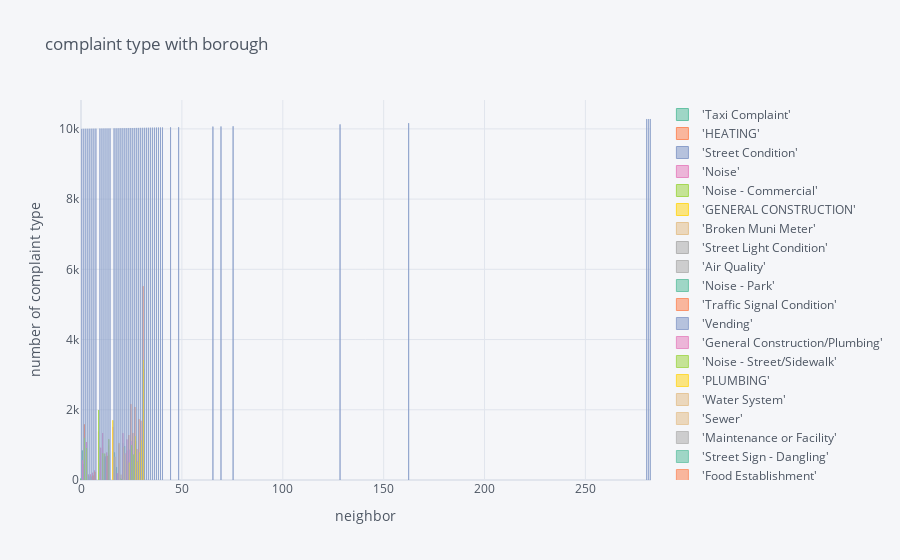

Write notebook code for a chart like this one.
### Code cell
new_df.iplot(kind='bar', xTitle='neighbor', yTitle='number of complaint type',    title='complaint type with borough', colorscale='set2')

### Figure 1 — Plotly figure (JSON) as saved in the notebook; plotly's stock layout.template omitted (floating-point values rounded to 4 significant figures)
{"data": [{"marker": {"color": "rgba(102, 194, 165, 0.6)", "line": {"color": "rgba(102, 194, 165, 1.0)", "width": 1}}, "name": "'Taxi Complaint'", "orientation": "v", "text": "", "type": "bar", "x": [0, 1, 2, 3, 4, 5, 6, 7, 9, 10, 11, 12, 13, 14, 16, 17, 18, 19, 20, 21, 22, 23, 24, 25, 26, 27, 28, 29, 30, 31, 32, 33, 34, 35, 36, 37, 38, 39, 40, 44, 48, 65, 69, 75, 128, 162, 280, 281, 282], "y": [" 41", " 840", "", "", "", "", " 88", "", "", " 476", "", "", "", "", " 823", " 784", " 366", " 971", " 46", " 1052", " 964", " 535", "", "", "", "", "", "", "", "", "", "", "", "", "", "", "", "", "", "", "", "", "", "", "", "", "", "", ""]}, {"marker": {"color": "rgba(252, 141, 98, 0.6)", "line": {"color": "rgba(252, 141, 98, 1.0)", "width": 1}}, "name": "'HEATING'", "orientation": "v", "text": "", "type": "bar", "x": [0, 1, 2, 3, 4, 5, 6, 7, 9, 10, 11, 12, 13, 14, 16, 17, 18, 19, 20, 21, 22, 23, 24, 25, 26, 27, 28, 29, 30, 31, 32, 33, 34, 35, 36, 37, 38, 39, 40, 44, 48, 65, 69, 75, 128, 162, 280, 281, 282], "y": ["", "", " 1583", " 1075", "", "", "", "", " 1380", " 677", " 928", "", " 538", " 982", "", "", "", "", "", "", "", " 842", " 1281", " 2162", " 1339", " 2080", " 880", " 1733", " 1687", " 5522", "", "", "", "", "", "", "", "", "", "", "", "", "", "", "", "", "", "", ""]}, {"marker": {"color": "rgba(141, 160, 203, 0.6)", "line": {"color": "rgba(141, 160, 203, 1.0)", "width": 1}}, "name": "'Street Condition'", "orientation": "v", "text": "", "type": "bar", "x": [0, 1, 2, 3, 4, 5, 6, 7, 9, 10, 11, 12, 13, 14, 16, 17, 18, 19, 20, 21, 22, 23, 24, 25, 26, 27, 28, 29, 30, 31, 32, 33, 34, 35, 36, 37, 38, 39, 40, 44, 48, 65, 69, 75, 128, 162, 280, 281, 282], "y": ["", "", "", "", " 150", " 105", "", " 234", "", "", "", "", "", "", "", " 320", " 179", "", "", "", "", "", "", "", "", "", "", "", "", "", "", "", "", "", "", "", "", "", "", "", "", "", "", "", "", "", "", "", ""]}, {"marker": {"color": "rgba(231, 138, 195, 0.6)", "line": {"color": "rgba(231, 138, 195, 1.0)", "width": 1}}, "name": "'Noise'", "orientation": "v", "text": "", "type": "bar", "x": [0, 1, 2, 3, 4, 5, 6, 7, 9, 10, 11, 12, 13, 14, 16, 17, 18, 19, 20, 21, 22, 23, 24, 25, 26, 27, 28, 29, 30, 31, 32, 33, 34, 35, 36, 37, 38, 39, 40, 44, 48, 65, 69, 75, 128, 162, 280, 281, 282], "y": ["", " 557", " 820", " 1071", " 144", " 157", " 206", " 269", " 956", " 918", " 1337", " 618", " 783", " 719", " 1510", "", "", " 1010", "", " 1335", " 761", " 1156", " 866", " 1109", "", "", " 533", "", "", "", "", "", "", "", "", "", "", "", "", "", "", "", "", "", "", "", "", "", ""]}, {"marker": {"color": "rgba(166, 216, 84, 0.6)", "line": {"color": "rgba(166, 216, 84, 1.0)", "width": 1}}, "name": "'Noise - Commercial'", "orientation": "v", "text": "", "type": "bar", "x": [0, 1, 2, 3, 4, 5, 6, 7, 9, 10, 11, 12, 13, 14, 16, 17, 18, 19, 20, 21, 22, 23, 24, 25, 26, 27, 28, 29, 30, 31, 32, 33, 34, 35, 36, 37, 38, 39, 40, 44, 48, 65, 69, 75, 128, 162, 280, 281, 282], "y": ["", "", " 1198", " 906", "", "", "", "", " 1993", "", " 759", " 751", "", " 1161", "", "", "", "", "", "", "", "", "", "", "", "", "", "", "", "", "", "", "", "", "", "", "", "", "", "", "", "", "", "", "", "", "", "", ""]}, {"marker": {"color": "rgba(255, 217, 47, 0.6)", "line": {"color": "rgba(255, 217, 47, 1.0)", "width": 1}}, "name": "'GENERAL CONSTRUCTION'", "orientation": "v", "text": "", "type": "bar", "x": [0, 1, 2, 3, 4, 5, 6, 7, 9, 10, 11, 12, 13, 14, 16, 17, 18, 19, 20, 21, 22, 23, 24, 25, 26, 27, 28, 29, 30, 31, 32, 33, 34, 35, 36, 37, 38, 39, 40, 44, 48, 65, 69, 75, 128, 162, 280, 281, 282], "y": ["", "", "", "", "", "", "", "", "", "", "", "", "", "", " 1700", "", "", "", "", "", "", "", " 495", "", " 704", " 1245", " 518", " 784", " 1129", " 3414", "", "", "", "", "", "", "", "", "", "", "", "", "", "", "", "", "", "", ""]}, {"marker": {"color": "rgba(229, 196, 148, 0.6)", "line": {"color": "rgba(229, 196, 148, 1.0)", "width": 1}}, "name": "'Broken Muni Meter'", "orientation": "v", "text": "", "type": "bar", "x": [0, 1, 2, 3, 4, 5, 6, 7, 9, 10, 11, 12, 13, 14, 16, 17, 18, 19, 20, 21, 22, 23, 24, 25, 26, 27, 28, 29, 30, 31, 32, 33, 34, 35, 36, 37, 38, 39, 40, 44, 48, 65, 69, 75, 128, 162, 280, 281, 282], "y": ["", "", "", "", "", "", "", "", "", "", "", "", "", "", "", " 661", "", " 1055", " 152", "", " 717", "", "", "", "", "", "", "", "", "", "", "", "", "", "", "", "", "", "", "", "", "", "", "", "", "", "", "", ""]}, {"marker": {"color": "rgba(179, 179, 179, 0.6)", "line": {"color": "rgba(179, 179, 179, 1.0)", "width": 1}}, "name": "'Street Light Condition'", "orientation": "v", "text": "", "type": "bar", "x": [0, 1, 2, 3, 4, 5, 6, 7, 9, 10, 11, 12, 13, 14, 16, 17, 18, 19, 20, 21, 22, 23, 24, 25, 26, 27, 28, 29, 30, 31, 32, 33, 34, 35, 36, 37, 38, 39, 40, 44, 48, 65, 69, 75, 128, 162, 280, 281, 282], "y": ["", "", "", "", " 100", " 99", "", "", "", "", "", "", "", "", "", "", "", "", "", "", "", "", "", "", "", "", "", "", "", "", "", "", "", "", "", "", "", "", "", "", "", "", "", "", "", "", "", "", ""]}, {"marker": {"color": "rgba(179, 179, 179, 0.6)", "line": {"color": "rgba(179, 179, 179, 0.8999999999999999)", "width": 1}}, "name": "'Air Quality'", "orientation": "v", "text": "", "type": "bar", "x": [0, 1, 2, 3, 4, 5, 6, 7, 9, 10, 11, 12, 13, 14, 16, 17, 18, 19, 20, 21, 22, 23, 24, 25, 26, 27, 28, 29, 30, 31, 32, 33, 34, 35, 36, 37, 38, 39, 40, 44, 48, 65, 69, 75, 128, 162, 280, 281, 282], "y": ["", "", "", "", "", "", "", "", "", "", "", "", "", "", "", "", "", "", "", "", "", "", "", "", "", "", "", "", "", "", "", "", "", "", "", "", "", "", "", "", "", "", "", "", "", "", "", "", ""]}, {"marker": {"color": "rgba(102, 194, 165, 0.6)", "line": {"color": "rgba(102, 194, 165, 0.8999999999999999)", "width": 1}}, "name": "'Noise - Park'", "orientation": "v", "text": "", "type": "bar", "x": [0, 1, 2, 3, 4, 5, 6, 7, 9, 10, 11, 12, 13, 14, 16, 17, 18, 19, 20, 21, 22, 23, 24, 25, 26, 27, 28, 29, 30, 31, 32, 33, 34, 35, 36, 37, 38, 39, 40, 44, 48, 65, 69, 75, 128, 162, 280, 281, 282], "y": [" 26", "", "", "", "", "", "", "", "", "", "", "", "", "", "", "", "", "", "", "", "", "", "", "", "", "", "", "", "", "", "", "", "", "", "", "", "", "", "", "", "", "", "", "", "", "", "", "", ""]}, {"marker": {"color": "rgba(252, 141, 98, 0.6)", "line": {"color": "rgba(252, 141, 98, 0.8999999999999999)", "width": 1}}, "name": "'Traffic Signal Condition'", "orientation": "v", "text": "", "type": "bar", "x": [0, 1, 2, 3, 4, 5, 6, 7, 9, 10, 11, 12, 13, 14, 16, 17, 18, 19, 20, 21, 22, 23, 24, 25, 26, 27, 28, 29, 30, 31, 32, 33, 34, 35, 36, 37, 38, 39, 40, 44, 48, 65, 69, 75, 128, 162, 280, 281, 282], "y": ["", "", "", "", "", "", " 128", " 225", "", "", "", "", " 686", "", "", "", "", "", "", "", "", "", "", "", "", "", "", "", "", "", "", "", "", "", "", "", "", "", "", "", "", "", "", "", "", "", "", "", ""]}, {"marker": {"color": "rgba(141, 160, 203, 0.6)", "line": {"color": "rgba(141, 160, 203, 0.8999999999999999)", "width": 1}}, "name": "'Vending'", "orientation": "v", "text": "", "type": "bar", "x": [0, 1, 2, 3, 4, 5, 6, 7, 9, 10, 11, 12, 13, 14, 16, 17, 18, 19, 20, 21, 22, 23, 24, 25, 26, 27, 28, 29, 30, 31, 32, 33, 34, 35, 36, 37, 38, 39, 40, 44, 48, 65, 69, 75, 128, 162, 280, 281, 282], "y": ["", "", "", "", "", "", "", "", "", "", "", " 671", "", "", "", "", "", "", "", "", "", "", "", "", "", "", "", "", "", "", "", "", "", "", "", "", "", "", "", "", "", "", "", "", "", "", "", "", ""]}, {"marker": {"color": "rgba(231, 138, 195, 0.6)", "line": {"color": "rgba(231, 138, 195, 0.8999999999999999)", "width": 1}}, "name": "'General Construction/Plumbing'", "orientation": "v", "text": "", "type": "bar", "x": [0, 1, 2, 3, 4, 5, 6, 7, 9, 10, 11, 12, 13, 14, 16, 17, 18, 19, 20, 21, 22, 23, 24, 25, 26, 27, 28, 29, 30, 31, 32, 33, 34, 35, 36, 37, 38, 39, 40, 44, 48, 65, 69, 75, 128, 162, 280, 281, 282], "y": ["", " 452", "", "", "", "", "", "", "", "", "", "", "", "", "", "", " 189", "", "", "", "", "", "", "", "", "", "", "", "", "", "", "", "", "", "", "", "", "", "", "", "", "", "", "", "", "", "", "", ""]}, {"marker": {"color": "rgba(166, 216, 84, 0.6)", "line": {"color": "rgba(166, 216, 84, 0.8999999999999999)", "width": 1}}, "name": "'Noise - Street/Sidewalk'", "orientation": "v", "text": "", "type": "bar", "x": [0, 1, 2, 3, 4, 5, 6, 7, 9, 10, 11, 12, 13, 14, 16, 17, 18, 19, 20, 21, 22, 23, 24, 25, 26, 27, 28, 29, 30, 31, 32, 33, 34, 35, 36, 37, 38, 39, 40, 44, 48, 65, 69, 75, 128, 162, 280, 281, 282], "y": [" 22", "", "", "", "", "", "", "", "", "", "", "", "", "", "", "", "", "", " 27", "", "", "", "", " 989", " 725", "", "", "", "", "", "", "", "", "", "", "", "", "", "", "", "", "", "", "", "", "", "", "", ""]}, {"marker": {"color": "rgba(255, 217, 47, 0.6)", "line": {"color": "rgba(255, 217, 47, 0.8999999999999999)", "width": 1}}, "name": "'PLUMBING'", "orientation": "v", "text": "", "type": "bar", "x": [0, 1, 2, 3, 4, 5, 6, 7, 9, 10, 11, 12, 13, 14, 16, 17, 18, 19, 20, 21, 22, 23, 24, 25, 26, 27, 28, 29, 30, 31, 32, 33, 34, 35, 36, 37, 38, 39, 40, 44, 48, 65, 69, 75, 128, 162, 280, 281, 282], "y": ["", "", "", "", "", "", "", "", "", "", "", "", "", "", "", "", "", "", "", "", "", "", "", "", "", " 1103", "", " 741", " 989", " 3168", "", "", "", "", "", "", "", "", "", "", "", "", "", "", "", "", "", "", ""]}, {"marker": {"color": "rgba(229, 196, 148, 0.6)", "line": {"color": "rgba(229, 196, 148, 0.8999999999999999)", "width": 1}}, "name": "'Water System'", "orientation": "v", "text": "", "type": "bar", "x": [0, 1, 2, 3, 4, 5, 6, 7, 9, 10, 11, 12, 13, 14, 16, 17, 18, 19, 20, 21, 22, 23, 24, 25, 26, 27, 28, 29, 30, 31, 32, 33, 34, 35, 36, 37, 38, 39, 40, 44, 48, 65, 69, 75, 128, 162, 280, 281, 282], "y": ["", "", "", "", "", "", "", "", "", "", "", "", "", "", "", "", "", "", "", "", "", "", "", "", "", "", "", "", "", "", "", "", "", "", "", "", "", "", "", "", "", "", "", "", "", "", "", "", ""]}, {"marker": {"color": "rgba(229, 196, 148, 0.6)", "line": {"color": "rgba(229, 196, 148, 0.7999999999999998)", "width": 1}}, "name": "'Sewer'", "orientation": "v", "text": "", "type": "bar", "x": [0, 1, 2, 3, 4, 5, 6, 7, 9, 10, 11, 12, 13, 14, 16, 17, 18, 19, 20, 21, 22, 23, 24, 25, 26, 27, 28, 29, 30, 31, 32, 33, 34, 35, 36, 37, 38, 39, 40, 44, 48, 65, 69, 75, 128, 162, 280, 281, 282], "y": ["", "", "", "", "", "", "", "", "", "", "", "", "", "", "", "", "", "", "", " 934", "", "", "", "", "", "", "", "", "", "", "", "", "", "", "", "", "", "", "", "", "", "", "", "", "", "", "", "", ""]}, {"marker": {"color": "rgba(179, 179, 179, 0.6)", "line": {"color": "rgba(179, 179, 179, 0.7999999999999998)", "width": 1}}, "name": "'Maintenance or Facility'", "orientation": "v", "text": "", "type": "bar", "x": [0, 1, 2, 3, 4, 5, 6, 7, 9, 10, 11, 12, 13, 14, 16, 17, 18, 19, 20, 21, 22, 23, 24, 25, 26, 27, 28, 29, 30, 31, 32, 33, 34, 35, 36, 37, 38, 39, 40, 44, 48, 65, 69, 75, 128, 162, 280, 281, 282], "y": ["", "", "", "", "", "", "", "", "", "", "", "", "", "", "", "", "", "", "", "", "", "", "", "", "", "", "", "", "", "", "", "", "", "", "", "", "", "", "", "", "", "", "", "", "", "", "", "", ""]}, {"marker": {"color": "rgba(102, 194, 165, 0.6)", "line": {"color": "rgba(102, 194, 165, 0.7999999999999998)", "width": 1}}, "name": "'Street Sign - Dangling'", "orientation": "v", "text": "", "type": "bar", "x": [0, 1, 2, 3, 4, 5, 6, 7, 9, 10, 11, 12, 13, 14, 16, 17, 18, 19, 20, 21, 22, 23, 24, 25, 26, 27, 28, 29, 30, 31, 32, 33, 34, 35, 36, 37, 38, 39, 40, 44, 48, 65, 69, 75, 128, 162, 280, 281, 282], "y": ["", "", "", "", "", "", "", "", "", "", "", "", "", "", "", "", "", "", "", "", "", "", "", "", "", "", "", "", "", "", "", "", "", "", "", "", "", "", "", "", "", "", "", "", "", "", "", "", ""]}, {"marker": {"color": "rgba(252, 141, 98, 0.6)", "line": {"color": "rgba(252, 141, 98, 0.7999999999999998)", "width": 1}}, "name": "'Food Establishment'", "orientation": "v", "text": "", "type": "bar", "x": [0, 1, 2, 3, 4, 5, 6, 7, 9, 10, 11, 12, 13, 14, 16, 17, 18, 19, 20, 21, 22, 23, 24, 25, 26, 27, 28, 29, 30, 31, 32, 33, 34, 35, 36, 37, 38, 39, 40, 44, 48, 65, 69, 75, 128, 162, 280, 281, 282], "y": ["", "", "", "", "", "", "", "", "", "", "", "", "", "", "", "", "", "", "", "", "", "", "", "", "", "", "", "", "", "", "", "", "", "", "", "", "", "", "", "", "", "", "", "", "", "", "", "", ""]}, {"marker": {"color": "rgba(141, 160, 203, 0.6)", "line": {"color": "rgba(141, 160, 203, 0.7999999999999998)", "width": 1}}, "name": "neighbor", "orientation": "v", "text": "", "type": "bar", "x": [0, 1, 2, 3, 4, 5, 6, 7, 9, 10, 11, 12, 13, 14, 16, 17, 18, 19, 20, 21, 22, 23, 24, 25, 26, 27, 28, 29, 30, 31, 32, 33, 34, 35, 36, 37, 38, 39, 40, 44, 48, 65, 69, 75, 128, 162, 280, 281, 282], "y": [10000, 10001, 10002, 10003, 10004, 10005, 10006, 10007, 10009, 10010, 10011, 10012, 10013, 10014, 10016, 10017, 10018, 10019, 10020, 10021, 10022, 10023, 10024, 10025, 10026, 10027, 10028, 10029, 10030, 10031, 10032, 10033, 10034, 10035, 10036, 10037, 10038, 10039, 10040, 10044, 10048, 10065, 10069, 10075, 10128, 10162, 10280, 10281, 10282]}], "layout": {"legend": {"bgcolor": "#F5F6F9", "font": {"color": "#4D5663"}}, "paper_bgcolor": "#F5F6F9", "plot_bgcolor": "#F5F6F9", "title": {"font": {"color": "#4D5663"}, "text": "complaint type with borough"}, "xaxis": {"gridcolor": "#E1E5ED", "showgrid": true, "tickfont": {"color": "#4D5663"}, "title": {"font": {"color": "#4D5663"}, "text": "neighbor"}, "zerolinecolor": "#E1E5ED"}, "yaxis": {"gridcolor": "#E1E5ED", "showgrid": true, "tickfont": {"color": "#4D5663"}, "title": {"font": {"color": "#4D5663"}, "text": "number of complaint type"}, "zerolinecolor": "#E1E5ED"}}}
